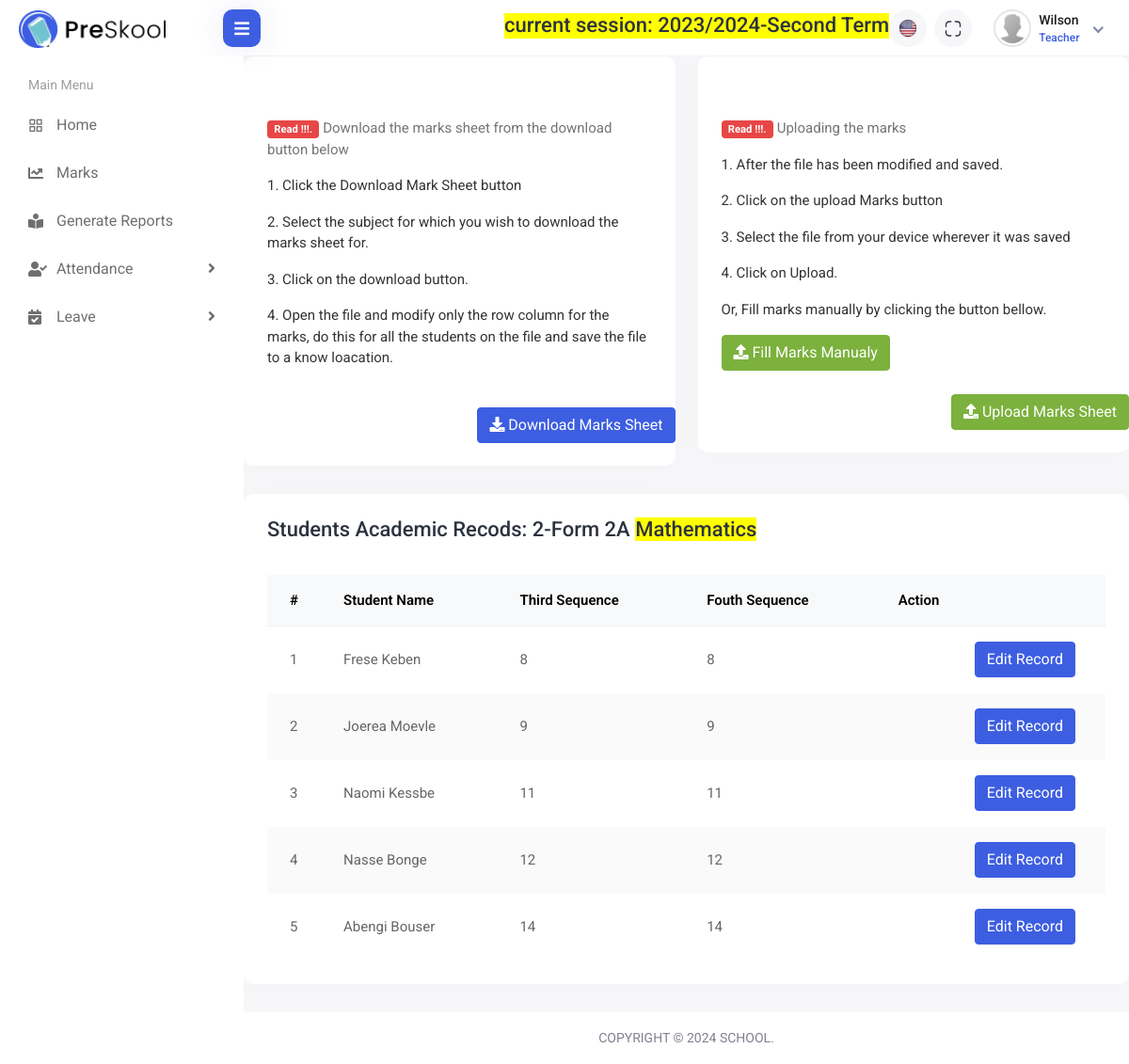
Page /students/upload-marks/9/2 (signed in) on the earlier database version.
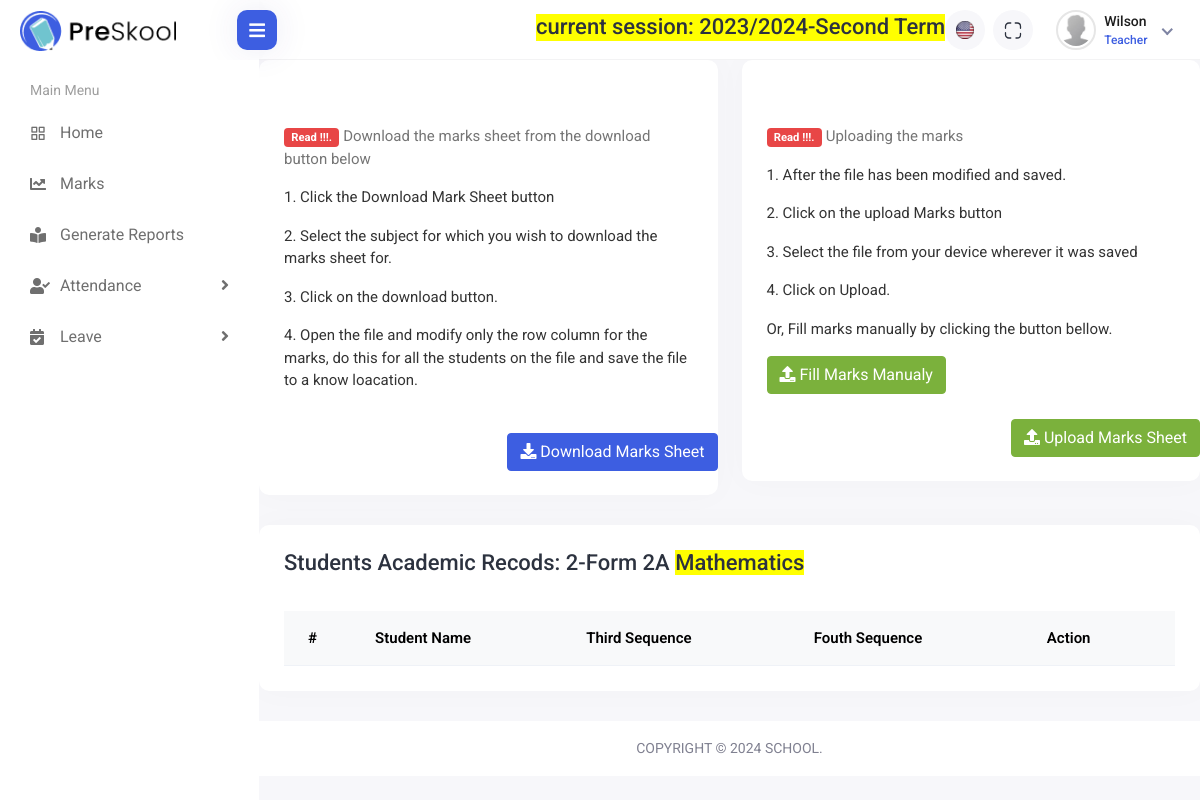
Same page on the later database version.
### apps/students/models.py (models this page shows, shortened)
class StudentProfile(TimeStampedUUIDModel):
    user = models.OneToOneField(
        User, related_name="student_profile", on_delete=models.CASCADE
    )
    parent = models.ForeignKey(
        ParentProfile,
        related_name="childrend",
        on_delete=models.SET_NULL,
        blank=True,
        null=True,
    )
    current_class = models.ForeignKey(
        "Class",
        on_delete=models.SET_NULL,
        related_name="students",
        blank=True,
        null=True,
    )
    number_of_absences = models.PositiveIntegerField(
        default=0, validators=[MinValueValidator(0)]
    )
    remark = models.TextField(verbose_name=_("Remark"), blank=True, null=True)
    is_repeater = models.BooleanField(default=False)
    gender = models.CharField(
        verbose_name=_("Gender"),
        choices=Gender.choices,
        default=Gender.OTHER,
        max_length=20,
    )
    phone_number = PhoneNumberField(
        verbose_name=_("Phone Number"), max_length=30, default="+237670000000"
    )
    profile_photo = models.ImageField(
        verbose_name=_("Profile Photo"),
        default="/profile_default.png",
        upload_to="student_profile_photos/",
    )
    has_paid_pta = models.BooleanField(default=False)
    country = CountryField(
        verbose_name=_("Country"), default="CM", blank=False, null=False
    )
    address = models.CharField(verbose_name=_("Address"), max_length=200)
    is_owing = models.BooleanField(default=True)
    is_student = models.BooleanField(default=True)
    matricule = models.CharField(blank=True, null=True, max_length=200, unique=True)
    domain = models.CharField(
        verbose_name=_("Domain"),
        choices=DOMAINCHOICES.choices,
        default=DOMAINCHOICES.OTHER,
        max_length=20,
    )
    specialty = models.CharField(max_length=200, default="Civil Engineering")
    is_activated = models.BooleanField(default=True)
    optional_subjects = models.ManyToManyField(
        "Subject", related_name="students_taking"
    )
    pob = models.CharField(
        max_length=255, verbose_name=_("Place of birth"), blank=True, null=True
    )

### apps/students/views.py (the view, shortened to what this page needs)
@login_required
def upload_marks1(request, subject_pkid, class_pkid, *args, **kwargs):
    subject = Subject.objects.get(pkid=subject_pkid)
    klass = Class.objects.get(pkid=class_pkid)
    academic_year = AcademicYear.objects.filter(is_current=True).first()
    terms = Term.objects.filter(academic_year=academic_year)
    sequences = terms.filter(is_current=True).first().examination_sessions.all()
    teacher = request.user.teacher_profile
    students = klass.students.all()
    term = Term.objects.get(is_current=True)
    session_ids = sequences.values_list("pkid", flat=True)
    first_seq_id = session_ids.first()
    second_seq_id = session_ids.last()
    first_session_name = ExaminationSession.objects.get(pkid=first_seq_id)
    second_session_name = ExaminationSession.objects.get(pkid=second_seq_id)
    data = []
    for student in students:
        name = student.user.get_fullname
        fmark = Mark.objects.filter(
            student=student, exam_session__pkid=first_seq_id, subject=subject
        ).first()
        lmark = Mark.objects.filter(
            student=student, exam_session__pkid=second_seq_id, subject=subject
        ).first()
        score1 = 0
        score2 = 0
        if not fmark:
            fmark = 0
        else:
            score1 = fmark.score
        if not lmark:
            lmark = 0
        else:
            score2 = lmark.score
        obj = {
            "student": student,
            "name": name,
            "fmark": fmark,
            "lmark": lmark,
            "score1": score1,
            "score2": score2,
        }
        data.append(obj)
    template_name = "students/upload-marks.html"
    context = {
        "section": "marks-area",
        "subject": subject,
        "klass": klass,
        "sessions": sequences,
        "year": academic_year,
        "students": students,
        "data": data,
        "first_session_name": first_session_name,
        "second_session_name": second_session_name,
    }
    return render(request, template_name, context)

### apps/students/models.py (called while the page is built)
    @property
    def get_class_name(self):
        return f"{self.grade_level}-{self.class_name}"

### apps/terms/models.py (called while the page is built)
    def __str__(self):
        return self.name

### apps/terms/templatetags/session_tags.py (called while the page is built)
@register.simple_tag
def current_working_session():
    current_year = AcademicYear.objects.filter(is_current=True)
    if current_year.exists():
        current_year = current_year.first()
        current_terms = Term.objects.filter(is_current=True, academic_year=current_year)
        if current_terms.exists():
            current_term = current_terms.first()
            info = f"current session: {current_year.name}-{current_term.term}"
            return info
        return None
    else:
        return None

### apps/users/models.py (called while the page is built)
    @property
    def get_fullname(self):
        return f"{self.first_name.title()} {self.last_name.title()}"

    @property
    def get_profile(self):
        if self.is_admin:
            return self.admin_profile
        elif self.is_teacher:
            return self.teacher_profile
        elif self.is_student:
            return self.student_profile
        else:
            return ""

### templates/students/upload-marks.html (shortened to what the changed rows need)
{% extends 'base.html' %}
{% load static %}
{% block stylelinks %}
<link rel="stylesheet" href="{% static 'assets/plugins/datatables/datatables.min.css' %}">
{% endblock stylelinks %}
{% block content %}
    <div class="row">
        <div class="col-sm-12">
            <div class="card card-table">
                <div class="card-body">
                    <div class="table-responsive">
                        <table class="table border-0 star-student table-hover table-center mb-0 datatable table-striped">
                            <thead class="student-thread">
                                <tr>
                                    <th>#</th>
                                    <th>Student Name</th>
                                    <th>{{first_session_name.exam_session}}</th>
                                    <th>{{second_session_name.exam_session}}</th>
                                    <th>Action</th>
                                </tr>
                            </thead>
                            <tbody>
                                {% for mark in data %}
                                <tr>
                                    <td>{{forloop.counter}}</td>
                                    <td>{{mark.name}}</td>
                                    <td>{{mark.score1}}</td>
                                    <td>{{mark.score2}}</td>
                                    <td>
                                        <div class="col-auto text-end float-end ms-auto download-grp">
                                            <a href="" data-bs-toggle="modal" data-bs-target="#edit-mark-{{mark.student.pkid}}" style="color: white;" class="btn btn-outline-primary me-2">Edit Record</a>
                                        </div>
                                    </td>
                                </tr>
                                {% endfor %}
                            </tbody>
                        </table>
                    </div>
                </div>
            </div>
        </div>
    </div>
{% endblock content %}

Differences in the rows shown:
removed StudentProfile: name "Frese Keben", score1 "8", score2 "8"
removed StudentProfile: name "Joerea Moevle", score1 "9", score2 "9"
removed StudentProfile: name "Naomi Kessbe", score1 "11", score2 "11"
removed StudentProfile: name "Nasse Bonge", score1 "12", score2 "12"
removed StudentProfile: name "Abengi Bouser", score1 "14", score2 "14"
